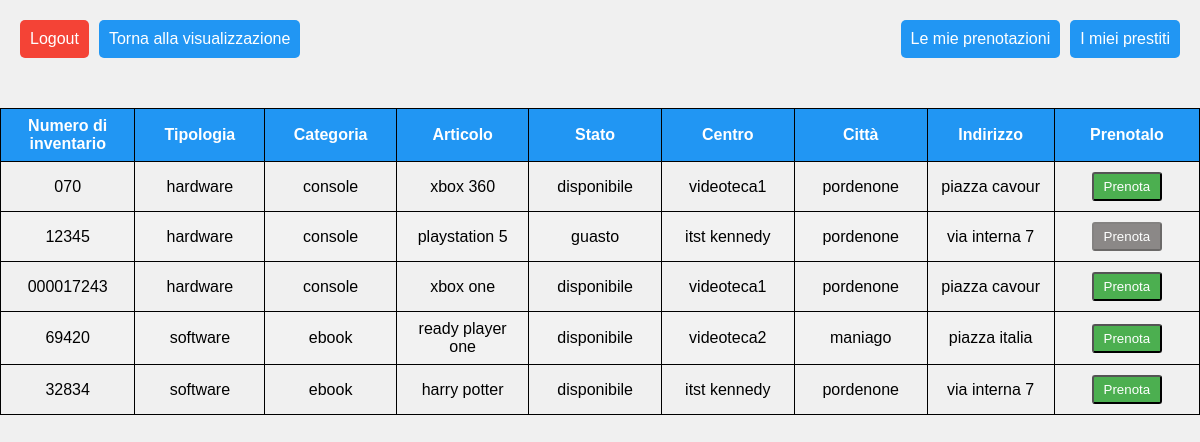
Page /cliente/cliente.php (signed in) on the earlier database version.
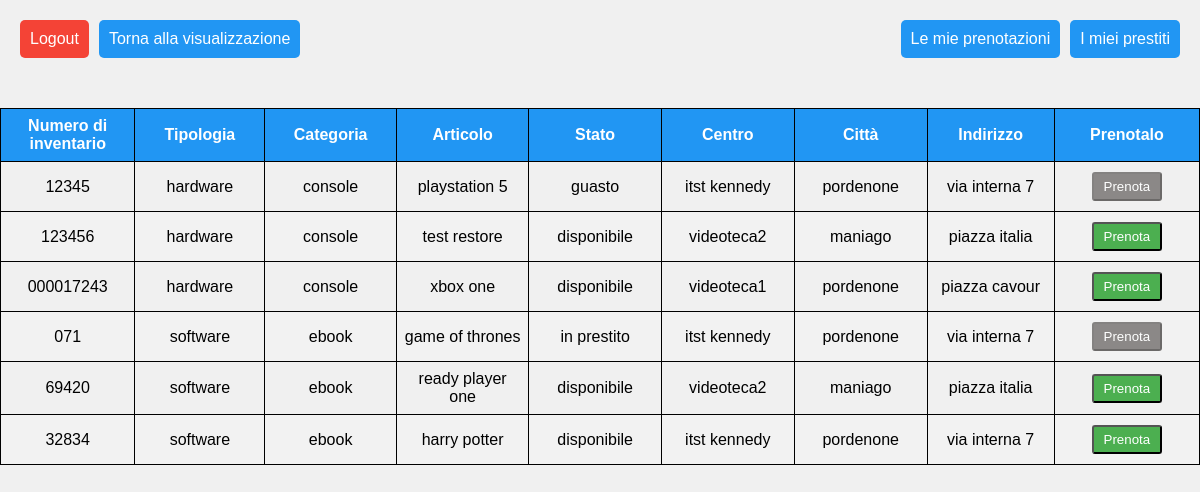
Same page on the later database version.
### tables this page shows
CREATE TABLE `articoli` (
  `id_articolo` int(16) NOT NULL,
  `numero_inventario` varchar(32) NOT NULL,
  `articolo` varchar(64) NOT NULL,
  `stato` set('disponibile','guasto','prenotato','in prestito') NOT NULL,
  `fk_id_categoria` int(16) DEFAULT NULL,
  `fk_id_centro` int(16) DEFAULT NULL
);

CREATE TABLE `categorie` (
  `id_categoria` int(16) NOT NULL,
  `categoria` varchar(32) NOT NULL,
  `tipologia` varchar(32) NOT NULL
);

CREATE TABLE `centri` (
  `id_centro` int(16) NOT NULL,
  `nome` varchar(32) NOT NULL,
  `citta` varchar(32) NOT NULL,
  `indirizzo` varchar(64) NOT NULL
);

### cliente/cliente.php (the view, shortened to what this page needs)
<?php
$id = $_SESSION['id_utente'];
?>
<!DOCTYPE html>
<html>
<head>
    <link rel="stylesheet" href="../style/styles.css" type="text/css">
</head>
<body>
    <div class="button-container">
        <div class="top-left-container">
            <input type="button" name="logout" value="Logout" onclick="location.href='../logout.php'">
            <input type="button" name="login" value="Torna alla visualizzazione" onclick="location.href='visualizzaCliente.php'">
        </div>
        <div class="top-right-container">
            <input type="button" name="bookings" value="Le mie prenotazioni" onclick="location.href='visualizzaPrenotazioni.php?id= <?php echo $id?> '">
            <input type="button" name="loans" value="I miei prestiti" onclick="location.href='visualizzaPrestiti.php?id= <?php echo $id?> '">
        </div>
    </div>
    <div class="container">
        <div class="table-wrapper">
            <table class="fl-table">
                <thead>
                <tr>
                    <th>Numero di inventario</th>
                    <th>Tipologia</th>
                    <th>Categoria</th>
                    <th>Articolo</th>
                    <th>Stato</th>
                    <th>Centro</th>
                    <th>Città</th>
                    <th>Indirizzo</th>
                    <th>Prenotalo</th>
                </tr>
                </thead>
                <tbody>
                <?php
                    if(isset($idCentro))
                    {
                        $selectSql = "SELECT id_articolo, numero_inventario, tipologia, categoria, articolo, stato, nome, citta, indirizzo
                                FROM articoli a JOIN centri c
                                ON a.fk_id_centro = c.id_centro
                                JOIN categorie cat
                                ON a.fk_id_categoria = cat.id_categoria
                                WHERE fk_id_centro = $idCentro
                                ORDER BY tipologia ASC";
                    }
                    else
                    {
                        $selectSql = "SELECT id_articolo, numero_inventario, tipologia, categoria, articolo, stato, nome, citta, indirizzo
                                    FROM articoli a JOIN centri c
                                    ON a.fk_id_centro = c.id_centro
                                    JOIN categorie cat
                                    ON a.fk_id_categoria = cat.id_categoria
                                    ORDER BY tipologia";
                    }
                    require_once '../db.php';
                    $result = $conn->query($selectSql);
                    while($row = $result->fetch_array(MYSQLI_ASSOC))
                    {
                        $n_inventario = $row['numero_inventario'];
                        $tipologia = $row['tipologia'];
                        $categoria = $row['categoria'];
                        $articolo = $row['articolo'];
                        $stato = $row['stato'];
                        $nome = $row['nome'];
                        $citta = $row['citta'];
                        $indirizzo = $row['indirizzo'];
                        $isAvailable = ($stato == "disponibile") ? 1 : 0;
                        echo
                            '<tr>
                                <td class="colonnaNumero">'.$n_inventario.'</td>
                                <td class="colonnaTipo">'.$tipologia.'</td>
                                <td class="colonnaCategoria">'.$categoria.'</td>
                                <td class="colonnaArticolo">'.$articolo.'</td>
                                <td class="colonnaStato">'.$stato.'</td>
                                <td class="colonnaNome">'.$nome.'</td>
                                <td class="colonnaCitta">'.$citta.'</td>
                                <td class="colonnaIndirizzo">'.$indirizzo.'</td>
                                <td class="colonnaTasti">
                                    <button class="btn" type="button" onclick="location.href=\'prenota.php?id='.$row["id_articolo"].'\'" '. ($isAvailable == 1 ? "" : "disabled") . '>Prenota</button>
                                </td>
                            </tr>';
                    }
                ?>
                </tbody>
            </table>
        </div>
    </div>
</body>
</html>

Differences in the rows shown:
added articoli: numero_inventario "123456", fk_id_categoria.tipologia "hardware", fk_id_categoria.categoria "console", articolo "test restore", stato "disponibile", fk_id_centro.nome "videoteca2", fk_id_centro.citta "maniago", fk_id_centro.indirizzo "piazza italia"
changed articoli: numero_inventario "070" → "071"; fk_id_categoria.tipologia "hardware" → "software"; fk_id_categoria.categoria "console" → "ebook"; articolo "xbox 360" → "game of thrones"; stato "disponibile" → "in prestito"; fk_id_centro.nome "videoteca1" → "itst kennedy"; fk_id_centro.indirizzo "piazza cavour" → "via interna 7"; moves down the list
